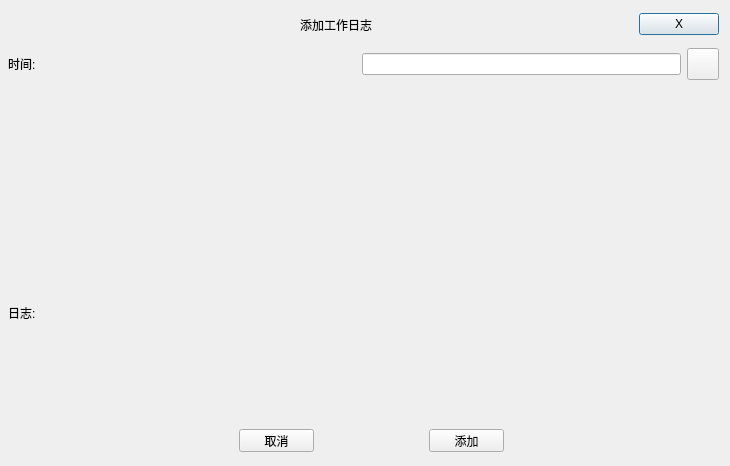
<?xml version="1.0" encoding="UTF-8"?>
<ui version="4.0">
 <class>work_log</class>
 <widget class="QDialog" name="work_log">
  <property name="geometry">
   <rect>
    <x>0</x>
    <y>0</y>
    <width>730</width>
    <height>466</height>
   </rect>
  </property>
  <property name="windowTitle">
   <string>Dialog</string>
  </property>
  <widget class="QWidget" name="widgetCenter" native="true">
   <property name="geometry">
    <rect>
     <x>-1</x>
     <y>-1</y>
     <width>721</width>
     <height>461</height>
    </rect>
   </property>
   <property name="styleSheet">
    <string notr="true">QWidget[objectName=&quot;widgetCenter&quot;] {
	background-image:url(:/resource/image/bk_modal.png)
}
QTextEdit{
	background: transparent;
}</string>
   </property>
   <widget class="QWidget" name="horizontalLayoutWidget">
    <property name="geometry">
     <rect>
      <x>9</x>
      <y>10</y>
      <width>711</width>
      <height>31</height>
     </rect>
    </property>
    <layout class="QHBoxLayout" name="horizontalLayout">
     <item>
      <widget class="QLabel" name="label_system_icon">
       <property name="minimumSize">
        <size>
         <width>24</width>
         <height>24</height>
        </size>
       </property>
       <property name="maximumSize">
        <size>
         <width>24</width>
         <height>24</height>
        </size>
       </property>
       <property name="styleSheet">
        <string notr="true">QWidget[objectName=&quot;label_system_icon&quot;] { 
	border-image: url(:/resource/icon/tray_windows.ico)
}</string>
       </property>
       <property name="text">
        <string/>
       </property>
      </widget>
     </item>
     <item>
      <spacer name="horizontalSpacer">
       <property name="orientation">
        <enum>Qt::Horizontal</enum>
       </property>
       <property name="sizeHint" stdset="0">
        <size>
         <width>40</width>
         <height>20</height>
        </size>
       </property>
      </spacer>
     </item>
     <item>
      <widget class="QLabel" name="label_title">
       <property name="text">
        <string>添加工作日志</string>
       </property>
      </widget>
     </item>
     <item>
      <spacer name="horizontalSpacer_2">
       <property name="orientation">
        <enum>Qt::Horizontal</enum>
       </property>
       <property name="sizeHint" stdset="0">
        <size>
         <width>40</width>
         <height>20</height>
        </size>
       </property>
      </spacer>
     </item>
     <item>
      <widget class="QPushButton" name="btn_close">
       <property name="text">
        <string>X</string>
       </property>
      </widget>
     </item>
    </layout>
   </widget>
   <widget class="QLabel" name="label">
    <property name="geometry">
     <rect>
      <x>13</x>
      <y>40</y>
      <width>711</width>
      <height>2</height>
     </rect>
    </property>
    <property name="minimumSize">
     <size>
      <width>0</width>
      <height>2</height>
     </size>
    </property>
    <property name="maximumSize">
     <size>
      <width>16777215</width>
      <height>2</height>
     </size>
    </property>
    <property name="styleSheet">
     <string notr="true">border-image: url(:/resource/image/splite_line.png)</string>
    </property>
    <property name="text">
     <string/>
    </property>
   </widget>
   <widget class="QLabel" name="label_2">
    <property name="geometry">
     <rect>
      <x>0</x>
      <y>420</y>
      <width>711</width>
      <height>2</height>
     </rect>
    </property>
    <property name="minimumSize">
     <size>
      <width>0</width>
      <height>2</height>
     </size>
    </property>
    <property name="maximumSize">
     <size>
      <width>16777215</width>
      <height>2</height>
     </size>
    </property>
    <property name="styleSheet">
     <string notr="true">border-image: url(:/resource/image/splite_line.png)</string>
    </property>
    <property name="text">
     <string/>
    </property>
   </widget>
   <widget class="QPushButton" name="btn_add">
    <property name="geometry">
     <rect>
      <x>430</x>
      <y>430</y>
      <width>75</width>
      <height>23</height>
     </rect>
    </property>
    <property name="styleSheet">
     <string notr="true">QWidget[objectName=&quot;widgetCenter&quot;] {
	background-image:url(:/resource/image/bk_modal.png)
}
QTextEdit{
	background: transparent;
}</string>
    </property>
    <property name="text">
     <string>添加</string>
    </property>
   </widget>
   <widget class="QPushButton" name="btn_cancel">
    <property name="geometry">
     <rect>
      <x>240</x>
      <y>430</y>
      <width>75</width>
      <height>23</height>
     </rect>
    </property>
    <property name="text">
     <string>取消</string>
    </property>
   </widget>
   <widget class="QWidget" name="verticalLayoutWidget">
    <property name="geometry">
     <rect>
      <x>9</x>
      <y>49</y>
      <width>711</width>
      <height>361</height>
     </rect>
    </property>
    <layout class="QVBoxLayout" name="verticalLayout">
     <item>
      <layout class="QHBoxLayout" name="horizontalLayout_3">
       <item>
        <widget class="QLabel" name="label_3">
         <property name="minimumSize">
          <size>
           <width>0</width>
           <height>32</height>
          </size>
         </property>
         <property name="maximumSize">
          <size>
           <width>16777215</width>
           <height>32</height>
          </size>
         </property>
         <property name="text">
          <string>时间:</string>
         </property>
        </widget>
       </item>
       <item>
        <spacer name="horizontalSpacer_3">
         <property name="orientation">
          <enum>Qt::Horizontal</enum>
         </property>
         <property name="sizeHint" stdset="0">
          <size>
           <width>40</width>
           <height>20</height>
          </size>
         </property>
        </spacer>
       </item>
       <item>
        <widget class="QLineEdit" name="line_edit_date_time">
         <property name="readOnly">
          <bool>true</bool>
         </property>
        </widget>
       </item>
       <item>
        <widget class="QPushButton" name="btn_drop_down">
         <property name="minimumSize">
          <size>
           <width>32</width>
           <height>32</height>
          </size>
         </property>
         <property name="maximumSize">
          <size>
           <width>32</width>
           <height>32</height>
          </size>
         </property>
         <property name="styleSheet">
          <string notr="true">border-image:url(:/resource/image/drop_down.png)
</string>
         </property>
         <property name="text">
          <string/>
         </property>
        </widget>
       </item>
      </layout>
     </item>
     <item>
      <spacer name="verticalSpacer">
       <property name="orientation">
        <enum>Qt::Vertical</enum>
       </property>
       <property name="sizeHint" stdset="0">
        <size>
         <width>20</width>
         <height>40</height>
        </size>
       </property>
      </spacer>
     </item>
     <item>
      <layout class="QHBoxLayout" name="horizontalLayout_2">
       <item>
        <widget class="QLabel" name="label_4">
         <property name="text">
          <string>日志:</string>
         </property>
        </widget>
       </item>
       <item>
        <widget class="QTextEdit" name="textEdit">
         <property name="minimumSize">
          <size>
           <width>0</width>
           <height>64</height>
          </size>
         </property>
        </widget>
       </item>
      </layout>
     </item>
    </layout>
   </widget>
  </widget>
 </widget>
 <resources/>
 <connections/>
</ui>
